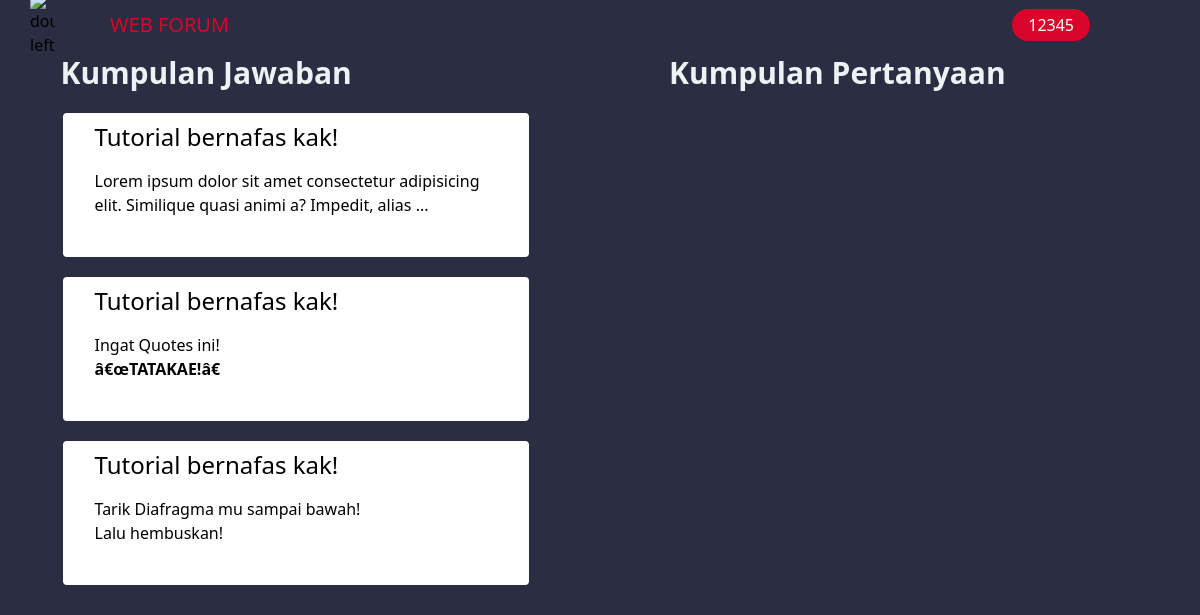
The page /myPostPage.php (signed in) on the database its author committed.
### tables this page shows
CREATE TABLE `jawaban` (
  `id_jawaban` int NOT NULL,
  `id_pertanyaan` int DEFAULT NULL,
  `jawaban` text,
  `upvote` int DEFAULT NULL,
  `id_user` int DEFAULT NULL,
  `dijawab` varchar(100) DEFAULT NULL,
  `waktu` varchar(50) DEFAULT NULL
);

CREATE TABLE `pertanyaan` (
  `id_pertanyaan` int NOT NULL,
  `id_user` int DEFAULT NULL,
  `pertanyaan` text,
  `waktu` varchar(50) DEFAULT NULL
);

### myPostPage.php (the view, shortened to what this page needs)
<?php
include_once('yielder.php');
include_once('connectDb.php');
$state = "MyPostPage";
$nama = $_SESSION['username'];
$id = $_SESSION['id'];
$akses = $_SESSION['akses'];
$yielder = new Yielder($state, $nama);
$head = $yielder->getHead();
$tail = $yielder->getTail();
$header = $yielder->getHeader($state, $nama);
if ($akses == "admin") {
    $kumpJawaban = $pdo->prepare("SELECT jawaban.id_jawaban, jawaban.jawaban, user.username, pertanyaan.pertanyaan from jawaban INNER JOIN user ON jawaban.id_user = user.id_user INNER JOIN pertanyaan ON jawaban.id_pertanyaan = pertanyaan.id_pertanyaan ORDER BY jawaban.waktu DESC;");
    $kumpPertanyaan = $pdo->prepare("SELECT pertanyaan.id_pertanyaan, pertanyaan.pertanyaan, user.username FROM pertanyaan INNER JOIN user ON pertanyaan.id_user = user.id_user ORDER BY pertanyaan.waktu DESC;");
} else {
    $kumpJawaban = $pdo->prepare("SELECT jawaban.id_jawaban, jawaban.jawaban, user.username, pertanyaan.pertanyaan from jawaban INNER JOIN user ON jawaban.id_user = user.id_user INNER JOIN pertanyaan ON jawaban.id_pertanyaan = pertanyaan.id_pertanyaan WHERE jawaban.id_user=".$id." ORDER BY jawaban.waktu DESC;");
}
try {
    $kumpJawaban->execute();
    $Jawaban = $kumpJawaban->fetchAll(PDO::FETCH_ASSOC);
} catch (PDOException $e) {
    echo $e->getMessage();
}
?>
<?php echo $head ?>
<?php echo $header ?>
<div class="min-h-[100vh] w-[100vw] bg-[#2B2D42] px-10">
    <div class="w-[100%] flex justify-around items-center">
        <div class="w-[42%] flex items-center items-center flex-col">
            <div class="text-[#EDF2F4] text-[30px] text-left w-[100%] font-semibold">
                Kumpulan Jawaban
            </div>
            <div class="flex flex-col w-[100%] h-[500px] overflow-y-auto">
                <?php foreach($Jawaban as $jawaban): ?>
                    <a href="CommentPage.php?id=<?php echo $jawaban['id_jawaban'] ?>&from=MyPostPage" class="w-[100%] bg-white rounded-md border-solid border-2 border-[#2B2D42] pb-8 mt-4">
                        <div class="px-8 py-2 text-2xl font-medium"><?php echo $jawaban['pertanyaan'] ?></div>
                        <div class="px-8 py-2 text-md">
                            <?php
                                if (strlen($jawaban['jawaban']) > 100) {
                                    $modify = substr($jawaban['jawaban'], 0, 100) . "...";
                                    echo $modify;
                                } else {
                                    echo $jawaban['jawaban'];
                                }
                            ?>
                        </div>
                    </a>
                <?php endforeach ?>
            </div>
        </div>
        <div class="w-[42%] flex items-center items-center flex-col">
            <div class="text-[30px] text-left w-[100%] text-[#EDF2F4] font-semibold">
                Kumpulan Pertanyaan
            </div>
            <div class="flex flex-col w-[100%] h-[500px] overflow-y-auto">
            </div>
        </div>
    </div>
</div>
<?php echo $tail ?>

### yielder.php (shortened to what this page needs)
<?php
class Yielder
{
    private $head;
    private $tail;
    private $header;
    public function __construct($state='', $nama='')
    {
        $this->headContent();
        $this->tailContent();
        $this->headerContent($state, $nama);
    }
    private function headContent()
    {
        echo '<!DOCTYPE html>
            <html lang="en">
            <head>
                <meta charset="UTF-8">
                <meta http-equiv="X-UA-Compatible" content="IE=edge">
                <meta name="viewport" content="width=device-width, initial-scale=1.0">
                <script src="https://cdn.tailwindcss.com"></script>
                <script src="https://ajax.googleapis.com/ajax/libs/jquery/3.7.0/jquery.min.js"></script>
                <script src="https://cdn.ckeditor.com/ckeditor5/38.0.1/classic/ckeditor.js"></script>
                <title>Document</title>
            </head>
            <body class="overflow-x-hidden">';
        $this->head = ob_get_clean();
    }
    private function tailContent()
    {
        echo '</body>
            </html>';
        $this->tail = ob_get_clean();
    }
    private function headerContent($state, $nama)
    {
        $hasil2 = ($state == "JawabPage") ? 'KumpulanPage.php' : ($state == "new" ? ($state == "new" ? 'NewestPage.php' : 'MyPostPage.php' ) : ($state == "MyPostPage" ? 'HomePage.php' : 'HomePage.php' ));
        $hasil = $state == "HomePage" ? '' : '<div class="absolute left-[30px] ">
                                                    <a href="'. $hasil2.'"><img width="25" height="25" src="https://img.icons8.com/ios/50/FFFFFF/double-left.png" alt="double-left"/></a>
                                                </div>';
        echo '<div class=" w-[100vw] h-[50px] bg-[#2B2D42] flex items-center justify-between	">
                '. $hasil .'
                <div class="ml-[110px] text-[20px] text-center text-[#D90429]">
                    <a href="HomePage.php">WEB FORUM</a>
                </div>
                <div class="mr-[110px] hs-dropdown relative flex-col   ">
                    <button id="dropdown-toggle" name="profilButton" class="type=buttonn bg-[#D90429] pb-1 px-4 pt-1 hover:bg-[#96021b] text-white font-medium rounded-full transition duration-300">'.$nama.'
                    </button>
                    <div class="origin-top-right absolute mt-2 w-[150px] z-[100]  hidden flex flex-col" id="dropdown-menu">
                        <button id="myPost" class="border-black border-2 bg-[#D90429] text-white rounded-full mb-1 pb-1 px-1 pt-1">Postinganku</button>
                        <button id="editUserPass" class="border-black border-2 bg-[#D90429] text-white rounded-full mb-1 pb-1 px-1 pt-1">Edit Profil</button>
                        <button id="logot" class="border-black border-2 bg-[#D90429] text-white rounded-full pb-1 px-4 pt-1">Logout</button>
                    </div>
                </div>
            </div>';
        $this->header = ob_get_clean();
    }
    public function getHead()
    {
        return $this->head;
    }
    public function getTail()
    {
        return $this->tail;
    }
    public function getHeader()
    {
        return $this->header;
    }
}
?>

### rows shown on the page
jawaban: id_pertanyaan.pertanyaan "Tutorial bernafas kak!", jawaban "Lorem ipsum dolor sit amet consectetur adipisicing elit. Similique quasi animi a? Impedit, alias ..."
jawaban: id_pertanyaan.pertanyaan "Tutorial bernafas kak!", jawaban "Ingat Quotes ini! â€œTATAKAE!â€"
jawaban: id_pertanyaan.pertanyaan "Tutorial bernafas kak!", jawaban "Tarik Diafragma mu sampai bawah! Lalu hembuskan!"

### other values the page prints
$nama "12345"
